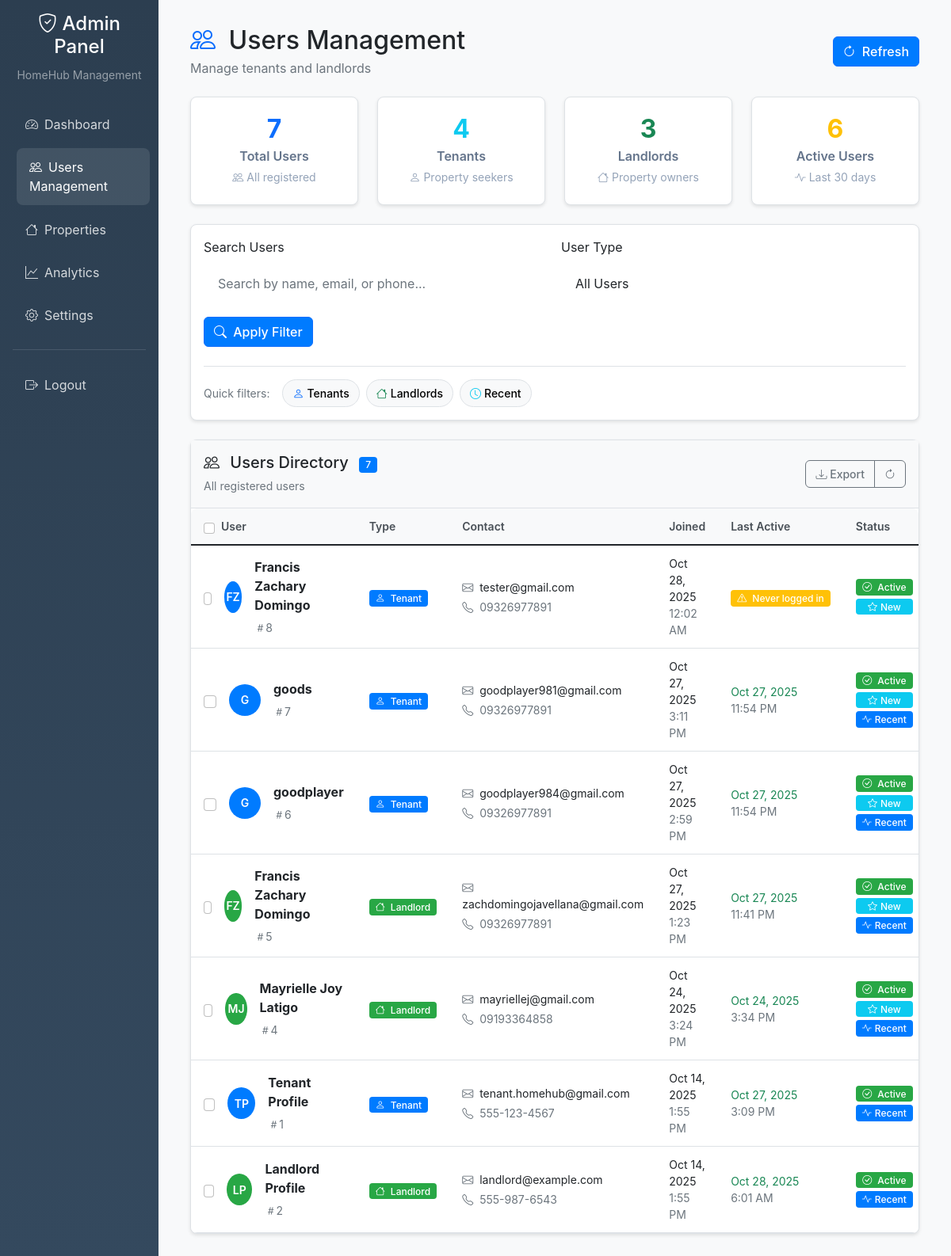
The app's page /admin/users.php (signed in) with its own data.
### tables this page shows
CREATE TABLE `users` (
  `id` int NOT NULL,
  `email` varchar(255) NOT NULL,
  `user_type` enum('tenant','landlord') DEFAULT NULL,
  `password` varchar(255) NOT NULL,
  `first_name` varchar(100) NOT NULL,
  `last_name` varchar(100) NOT NULL,
  `phone` varchar(20) DEFAULT NULL,
  `status` enum('active','inactive','suspended') DEFAULT 'active',
  `profile_image` varchar(255) DEFAULT NULL,
  `created_at` timestamp NOT NULL DEFAULT CURRENT_TIMESTAMP,
  `updated_at` timestamp NOT NULL DEFAULT CURRENT_TIMESTAMP ON UPDATE CURRENT_TIMESTAMP,
  `last_login` timestamp NULL DEFAULT NULL
);

### admin/users.php (the view, shortened to what the rows shown need)
<?php
$conn = getDbConnection();
$page = isset($_GET['page']) ? (int)$_GET['page'] : 1;
$limit = 20;
$offset = ($page - 1) * $limit;
$whereClause = '';
$params = [];
$types = '';
$query = "
    SELECT
        u.id, u.first_name, u.last_name, u.email, u.phone,
        u.created_at, u.last_login, u.status,
        CASE
            WHEN t.id IS NOT NULL THEN 'tenant'
            WHEN l.id IS NOT NULL THEN 'landlord'
            ELSE 'unknown'
        END as user_type,
        COALESCE(t.id, l.id) as profile_id
    FROM users u
    LEFT JOIN tenants t ON u.id = t.user_id
    LEFT JOIN landlords l ON u.id = l.user_id
    $whereClause
    ORDER BY u.created_at DESC
    LIMIT ? OFFSET ?
";
$stmt = $conn->prepare($query);
$allParams = array_merge($params, [$limit, $offset]);
$allTypes = $types . 'ii';
$stmt->bind_param($allTypes, ...$allParams);
$stmt->execute();
$users = $stmt->get_result()->fetch_all(MYSQLI_ASSOC);
?>
<!DOCTYPE html>
<html lang="en">
<head>
    <link href="https://cdn.jsdelivr.net/npm/bootstrap@5.1.3/dist/css/bootstrap.min.css" rel="stylesheet">
    <link href="https://cdn.jsdelivr.net/npm/bootstrap-icons@1.8.1/font/bootstrap-icons.css" rel="stylesheet">
</head>
<body>
    <div class="container-fluid">
        <div class="row">
            <main class="col-md-9 col-lg-10 main-content">
                <div class="container-fluid">
                    <div class="d-flex justify-content-between align-items-center mb-4">
                        <div>
                            <h2 class="mb-1">
                                <i class="bi bi-people me-2 text-primary"></i>
                                Users Management
                            </h2>
                        </div>
                    </div>
                    <div class="card">
                        <div class="card-body p-0">
                        <div class="table-responsive">
                            <table class="table table-hover mb-0" id="usersTable">
                                <thead>
                                    <tr>
                                        <th class="border-0">
                                            <div class="d-flex align-items-center">
                                                <input type="checkbox" class="form-check-input me-2" id="selectAll">
                                                User
                                            </div>
                                        </th>
                                        <th class="border-0 d-none d-md-table-cell">Type</th>
                                        <th class="border-0 d-none d-lg-table-cell">Contact</th>
                                        <th class="border-0 d-none d-xl-table-cell">Joined</th>
                                        <th class="border-0 d-none d-xl-table-cell">Last Active</th>
                                        <th class="border-0">Status</th>
                                    </tr>
                                </thead>
                                <tbody id="usersTableBody">
                                    <?php foreach ($users as $index => $user): ?>
                                        <tr class="user-row" data-user-id="<?= $user['id'] ?>">
                                            <td>
                                                <div class="d-flex align-items-center">
                                                    <input type="checkbox" class="form-check-input me-3 user-checkbox" value="<?= $user['id'] ?>">
                                                    <div class="user-avatar <?= $user['user_type'] ?>-bg me-3">
                                                        <?= strtoupper(substr($user['first_name'], 0, 1) . substr($user['last_name'], 0, 1)) ?>
                                                    </div>
                                                    <div class="flex-grow-1 min-width-0">
                                                        <div class="fw-bold text-dark mb-1">
                                                            <?= htmlspecialchars($user['first_name'] . ' ' . $user['last_name']) ?>
                                                        </div>
                                                        <small class="text-muted">
                                                            <i class="bi bi-hash"></i><?= $user['id'] ?>
                                                        </small>
                                                    </div>
                                                </div>
                                            </td>
                                            <td class="d-none d-md-table-cell">
                                                <span class="badge bg-<?= $user['user_type'] === 'tenant' ? 'primary' : 'success' ?>">
                                                    <i class="bi bi-<?= $user['user_type'] === 'tenant' ? 'person' : 'house' ?> me-1"></i>
                                                    <?= ucfirst($user['user_type']) ?>
                                                </span>
                                            </td>
                                            <td class="d-none d-lg-table-cell">
                                                <div class="small">
                                                    <div class="text-dark fw-medium mb-1">
                                                        <i class="bi bi-envelope me-1 text-muted"></i>
                                                        <?= htmlspecialchars($user['email']) ?>
                                                    </div>
                                                    <?php if ($user['phone']): ?>
                                                        <div class="text-muted">
                                                            <i class="bi bi-telephone me-1"></i>
                                                            <?= htmlspecialchars($user['phone']) ?>
                                                        </div>
                                                    <?php endif; ?>
                                                </div>
                                            </td>
                                            <td class="d-none d-xl-table-cell">
                                                <div class="small">
                                                    <div class="text-dark fw-medium"><?= date('M j, Y', strtotime($user['created_at'])) ?></div>
                                                    <div class="text-muted"><?= date('g:i A', strtotime($user['created_at'])) ?></div>
                                                </div>
                                            </td>
                                            <td class="d-none d-xl-table-cell">
                                                <?php if ($user['last_login']): ?>
                                                    <div class="small">
                                                        <div class="text-success fw-medium"><?= date('M j, Y', strtotime($user['last_login'])) ?></div>
                                                        <div class="text-muted"><?= date('g:i A', strtotime($user['last_login'])) ?></div>
                                                    </div>
                                                <?php else: ?>
                                                    <span class="badge bg-warning">
                                                        <i class="bi bi-exclamation-triangle me-1"></i>
                                                        Never logged in
                                                    </span>
                                                <?php endif; ?>
                                            </td>
                                            <td>
                                                <?php
                                                $isRecentUser = strtotime($user['created_at']) > strtotime('-7 days');
                                                $hasRecentLogin = $user['last_login'] && strtotime($user['last_login']) > strtotime('-7 days');
                                                $statusColors = [
                                                    'active' => 'success',
                                                    'suspended' => 'warning',
                                                    'inactive' => 'secondary'
                                                ];
                                                $statusIcons = [
                                                    'active' => 'check-circle',
                                                    'suspended' => 'exclamation-triangle',
                                                    'inactive' => 'dash-circle'
                                                ];
                                                $statusColor = $statusColors[$user['status']] ?? 'secondary';
                                                $statusIcon = $statusIcons[$user['status']] ?? 'question-circle';
                                                ?>
                                                <div class="d-flex flex-column gap-1">
                                                    <span class="badge bg-<?= $statusColor ?>">
                                                        <i class="bi bi-<?= $statusIcon ?> me-1"></i>
                                                        <?= ucfirst($user['status']) ?>
                                                    </span>
                                                    <?php if ($isRecentUser): ?>
                                                        <span class="badge bg-info small">
                                                            <i class="bi bi-star me-1"></i>New
                                                        </span>
                                                    <?php endif; ?>
                                                    <?php if ($hasRecentLogin): ?>
                                                        <span class="badge bg-primary small">
                                                            <i class="bi bi-activity me-1"></i>Recent
                                                        </span>
                                                    <?php endif; ?>
                                                </div>
                                            </td>
                                        </tr>
                                    <?php endforeach; ?>
                                </tbody>
                            </table>
                        </div>
                    </div>
                </div>
            </div>
        </main>
        </div>
    </div>
</body>
</html>

### records on screen
users: first_name+last_name "FZ", first_name+last_name "Francis Zachary Domingo", id "8", user_type "Tenant", email "tester@gmail.com", phone "09326977891", created_at "Oct 28, 2025", created_at "12:02 AM", shows "Never logged in", status "Active", shows "New"
users: first_name+last_name "G", first_name+last_name "goods", id "7", user_type "Tenant", email "goodplayer981@gmail.com", phone "09326977891", created_at "Oct 27, 2025", created_at "3:11 PM", last_login "Oct 27, 2025", last_login "11:54 PM", status "Active", shows "New", shows "Recent"
users: first_name+last_name "G", first_name+last_name "goodplayer", id "6", user_type "Tenant", email "goodplayer984@gmail.com", phone "09326977891", created_at "Oct 27, 2025", created_at "2:59 PM", last_login "Oct 27, 2025", last_login "11:54 PM", status "Active", shows "New", shows "Recent"
users: first_name+last_name "FZ", first_name+last_name "Francis Zachary Domingo", id "5", user_type "Landlord", email "zachdomingojavellana@gmail.com", phone "09326977891", created_at "Oct 27, 2025", created_at "1:23 PM", last_login "Oct 27, 2025", last_login "11:41 PM", status "Active", shows "New", shows "Recent"
users: first_name+last_name "MJ", first_name+last_name "Mayrielle Joy Latigo", id "4", user_type "Landlord", email "mayriellej@gmail.com", phone "09193364858", created_at "Oct 24, 2025", created_at "3:24 PM", last_login "Oct 24, 2025", last_login "3:34 PM", status "Active", shows "New", shows "Recent"
users: first_name+last_name "TP", first_name+last_name "Tenant Profile", id "1", user_type "Tenant", email "tenant.homehub@gmail.com", phone "555-123-4567", created_at "Oct 14, 2025", created_at "1:55 PM", last_login "Oct 27, 2025", last_login "3:09 PM", status "Active", shows "Recent"
users: first_name+last_name "LP", first_name+last_name "Landlord Profile", id "2", user_type "Landlord", email "landlord@example.com", phone "555-987-6543", created_at "Oct 14, 2025", created_at "1:55 PM", last_login "Oct 28, 2025", last_login "6:01 AM", status "Active", shows "Recent"

### other values on screen
$stats['total_users'] "7"
$stats['total_tenants'] "4"
$stats['total_landlords'] "3"
$stats['active_users'] "6"
$totalUsers "7"
